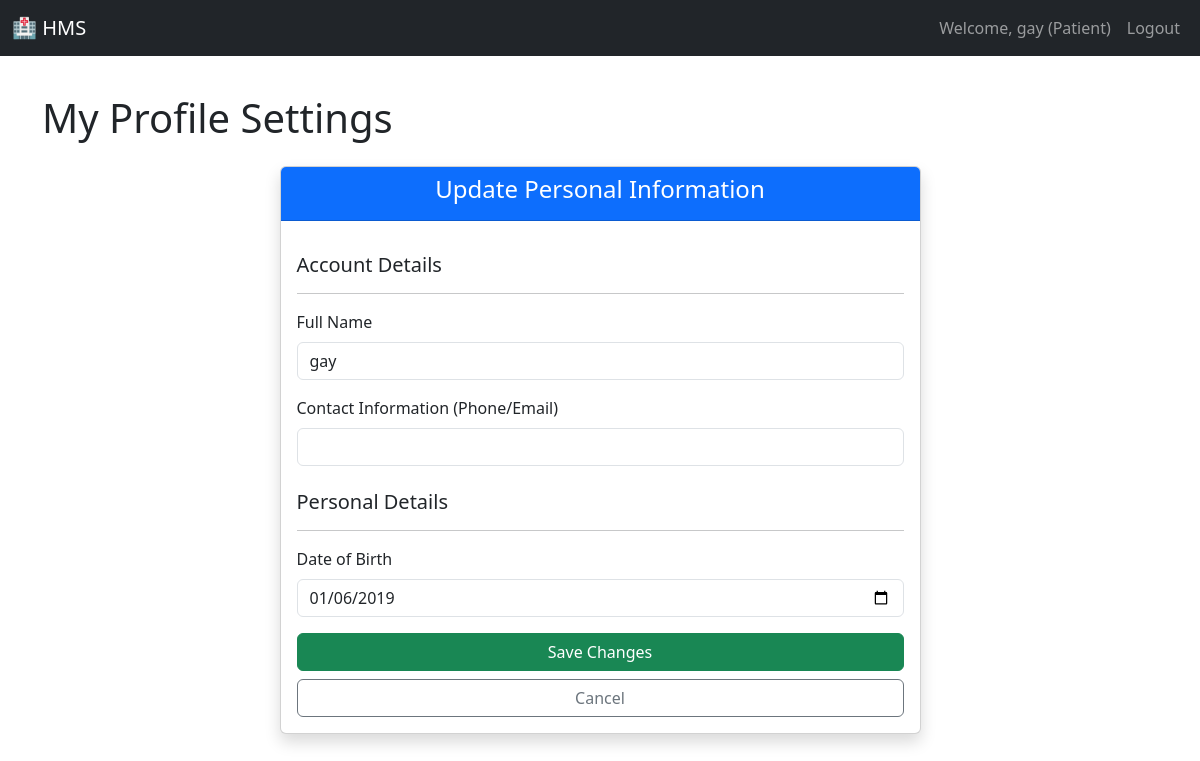
Before: /patient/edit_profile (signed in) with the older database file.
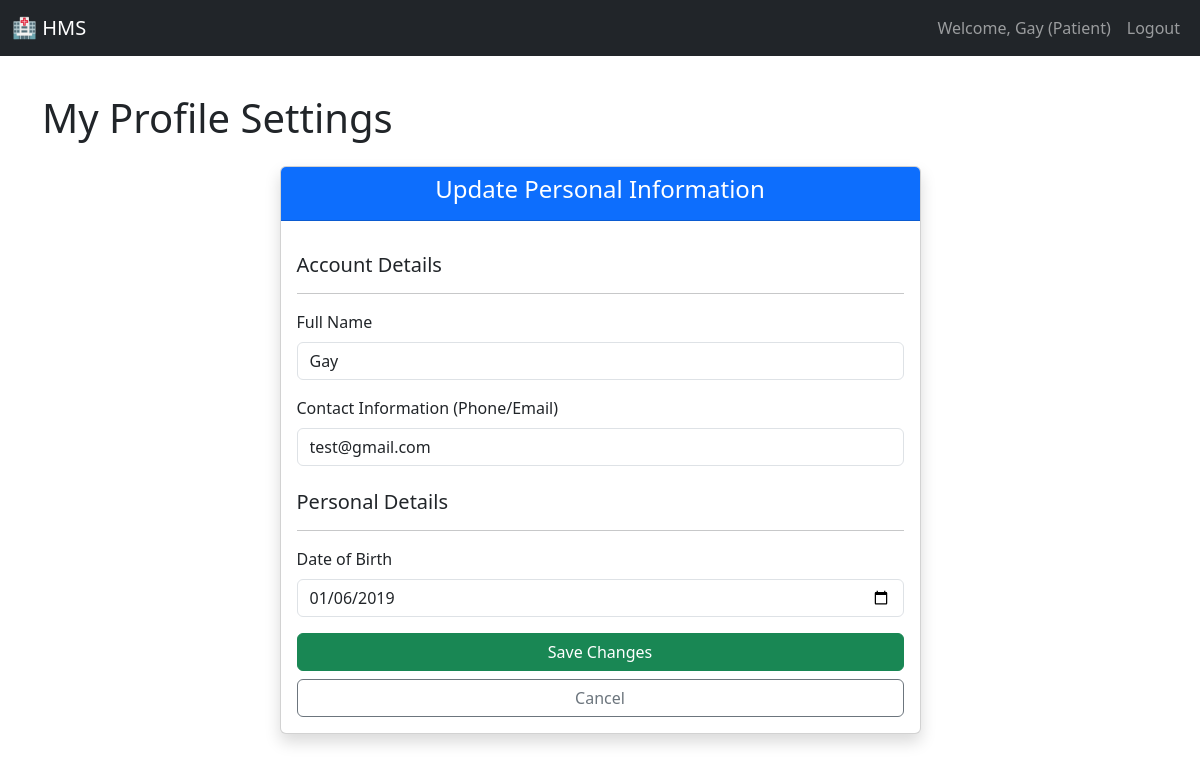
After: the same page with the newer database file.
### models.py (models this page shows)
class User(UserMixin, db.Model):
    __tablename__ = 'user'
    id = db.Column(db.Integer, primary_key=True)
    username = db.Column(db.String(80), unique=True, nullable=False)
    password_hash = db.Column(db.String(128), nullable=False)
    role = db.Column(db.String(10), nullable=False)  # Admin, Doctor, Patient
    name = db.Column(db.String(100), nullable=False)
    contact_info = db.Column(db.String(100))
    is_active = db.Column(db.Boolean, default=True) # Used for blacklist/deactivation
    doctor_profile = db.relationship('Doctor', backref='user', uselist=False)
    patient_profile = db.relationship('Patient', backref='user', uselist=False)

### app.py (the view, shortened to what this page needs)
@app.route('/patient/edit_profile', methods=['GET', 'POST'])
@login_required
@role_required('Patient')
def patient_edit_profile():
    user = current_user
    patient = Patient.query.filter_by(user_id=user.id).first()
    if not patient:
        flash('Patient profile data not found.', 'danger')
        return redirect(url_for('patient_dashboard'))
    return render_template('patient_edit_profile.html', user=user, patient=patient)

### app.py (called while the page is built)
@login_manager.user_loader
def load_user(user_id):
    return User.query.get(int(user_id))

def role_required(role):
    def wrapper(func):
        @login_required
        @functools.wraps(func)
        def decorated_view(*args, **kwargs):
            if current_user.role != role:
                flash('Access denied. You do not have the required permissions.', 'danger')
                return redirect(url_for('dashboard'))
            return func(*args, **kwargs)
        return decorated_view
    return wrapper

### templates/patient_edit_profile.html (shortened to what this page needs)
{% extends "base.html" %}
{% block content %}
<h1 class="mb-4">My Profile Settings</h1>
<div class="row justify-content-center">
    <div class="col-md-7">
        <div class="card shadow">
            <div class="card-header bg-primary text-white text-center">
                <h4>Update Personal Information</h4>
            </div>
            <div class="card-body">
                <form method="POST" action="{{ url_for('patient_edit_profile') }}">
                    <h5 class="mt-3">Account Details</h5>
                    <hr>
                    <div class="mb-3">
                        <label for="name" class="form-label">Full Name</label>
                        <input type="text" class="form-control" id="name" name="name" value="{{ user.name }}" required>
                    </div>
                    <div class="mb-3">
                        <label for="contact_info" class="form-label">Contact Information (Phone/Email)</label>
                        <input type="text" class="form-control" id="contact_info" name="contact_info" value="{{ user.contact_info or '' }}">
                    </div>
                    <h5 class="mt-4">Personal Details</h5>
                    <hr>
                    <div class="mb-3">
                        <label for="date_of_birth" class="form-label">Date of Birth</label>
                        <input type="date" class="form-control" id="date_of_birth" name="date_of_birth" value="{{ patient.date_of_birth }}" required>
                    </div>
                    <button type="submit" class="btn btn-success w-100">Save Changes</button>
                    <a href="{{ url_for('patient_dashboard') }}" class="btn btn-outline-secondary w-100 mt-2">Cancel</a>
                </form>
            </div>
        </div>
    </div>
</div>
{% endblock %}

### templates/base.html (shortened to what this page needs)
<!DOCTYPE html>
<html lang="en">
<head>
    <link href="https://cdn.jsdelivr.net/npm/bootstrap@5.3.3/dist/css/bootstrap.min.css" rel="stylesheet">
</head>
<body>
    <nav class="navbar navbar-expand-lg navbar-dark bg-dark fixed-top">
        <div class="container-fluid">
            <a class="navbar-brand" href="{{ url_for('dashboard') }}">🏥 HMS</a>
            <div class="collapse navbar-collapse" id="navbarNav">
                <ul class="navbar-nav ms-auto">
                    {% if current_user.is_authenticated %}
                    <li class="nav-item">
                        <span class="nav-link">Welcome, {{ current_user.name }} ({{ current_user.role }})</span>
                    </li>
                    <li class="nav-item">
                        <a class="nav-link btn btn-sm btn-outline-light" href="{{ url_for('logout') }}">Logout</a>
                    </li>
                    {% endif %}
                </ul>
            </div>
        </div>
    </nav>
    <div class="container mt-4">
        {% block content %}{% endblock %}
    </div>
</body>
</html>

Changed rows visible on the page:
changed User "Patient": name "gay" → "Gay"; contact_info (not shown) → "test@gmail.com"
